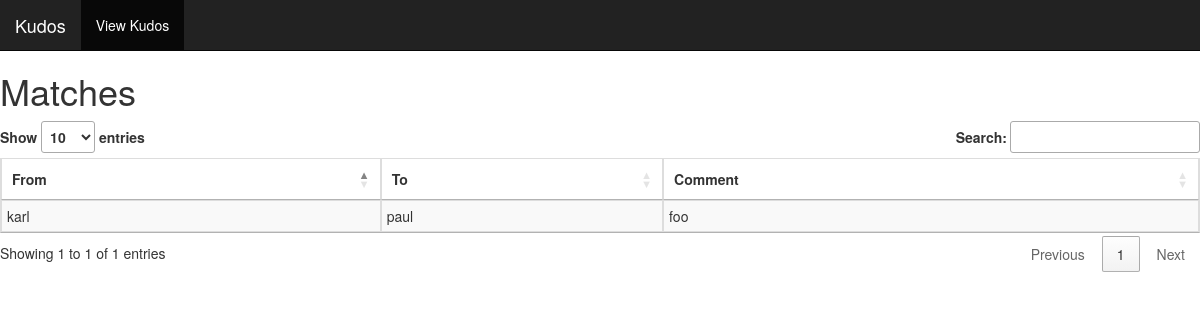
Before: /list_kudos with the older database file.
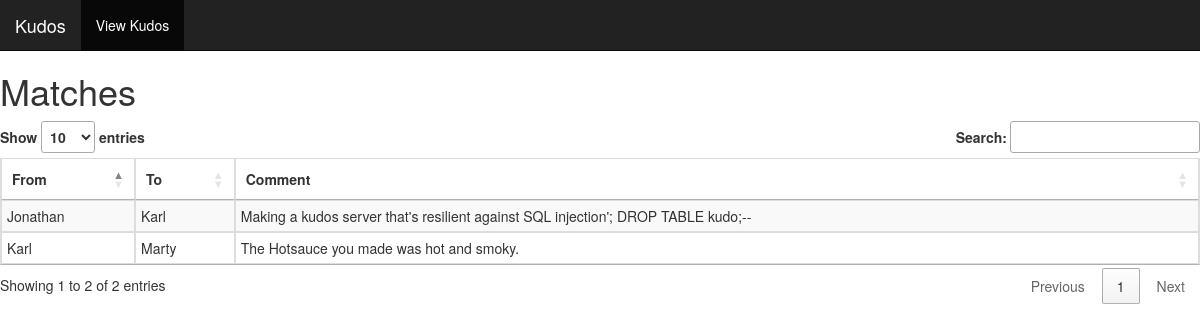
After: the same page with the newer database file.
### kudos/models.py (models this page shows)
class Kudo(models.Model):
  from_person = models.TextField()
  to_person = models.TextField()
  created = models.DateTimeField(auto_now_add=True, blank=True)
  text = models.TextField()

### kudos/views.py (the view)
# urls.py: url(r'^list_kudos$', views.list_kudos, name='list_kudos'),
def list_kudos(request):
  kudos = Kudo.objects.all()
  table = []
  for kudo in kudos:
    table.append([kudo.from_person, kudo.to_person, kudo.text])
  context = {
    'table': table
  }
  return render(request, 'show_table.html', context=context)

### templates/show_table.html (shortened to what this page needs)
{% extends 'base.html' %}
{% block content %}
    <h1>Matches</h1>
    <table id="match-table" class="table table-striped table-bordered table-condensed">
        <thead>
        <th>From</th>
        <th>To</th>
        <th>Comment</th>
        </thead>
        {% for row in table %}
            <tr>
                <td>{{ row.0 }}</td>
                <td>{{ row.1 }}</td>
                <td>{{ row.2 }}</td>
            </tr>
        {% endfor %}
    </table>
{% endblock %}

### templates/base.html (shortened to what this page needs)
<!DOCTYPE html>
<html lang="en">
<head>
    <link rel="stylesheet" href="https://cdn.datatables.net/1.10.15/css/jquery.dataTables.min.css">
    <link href="https://maxcdn.bootstrapcdn.com/bootstrap/3.3.7/css/bootstrap.min.css" rel="stylesheet"/>
</head>
<body>
<nav class="navbar navbar-inverse navbar-static-top">
    <div class="container-fluid">
        <div class="navbar-header">
            <a class="navbar-brand" href="/">Kudos</a>
        </div>
        <ul class="nav navbar-nav">
            <li class="active"><a href="/list_kudos">View Kudos</a></li>
        </ul>
    </div>
</nav>
{% block content %}{% endblock %}
</body>
</html>

Changed rows visible on the page:
added Kudo: from_person "Jonathan", to_person "Karl", text "Making a kudos server that's resilient against SQL injection'; DROP TABLE kudo;--"
Other visible differences:
text written by a page script: "Show entries Search: Showing 1 to 1 of 1 entries Previous 1 Next" → "Show entries Search: Showing 1 to 2 of 2 entries Previous 1 Next"
new list line: "Karl Marty The Hotsauce you made was hot and smoky."
list line gone: "karl paul foo"
